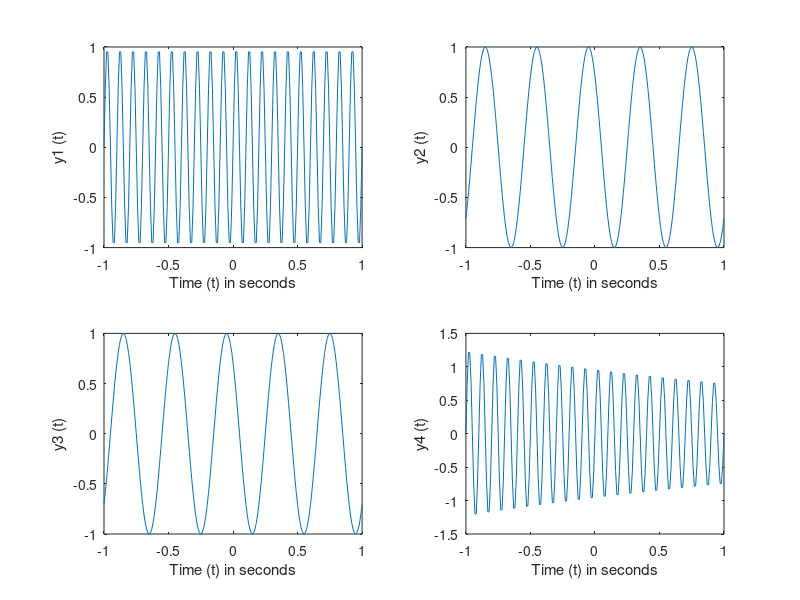

The MATLAB script that drew this image: (Note: this script raises an error after producing the figure.)
a = 1+mod(147,3);
%%
% Q1)
subplot(2,2,1);
t = -1:0.01:1;
y1 = sin(20*pi*a*t);
plot(t, y1)
xlabel('Time (t) in seconds')
ylabel('y1 (t)')


subplot(2,2,2);
t = -1:0.01:1;
y2 = cos(5*pi*a*t + (pi/4));
plot(t, y2)
xlabel('Time (t) in seconds')
ylabel('y2 (t)')


subplot(2,2,3);
y3 = exp(-2*a*t);
plot(t, y2)
xlabel('Time (t) in seconds')
ylabel('y3 (t)')

subplot(2,2,4);
y4 = exp(-0.25*a*t) .* sin(20*pi*t);
plot(t, y4)
xlabel('Time (t) in seconds')
ylabel('y4 (t)')
%%
%Q2)
t = -5:0.01:5;
subplot(2,2,1);
x = inline('exp(-1*t)','t');
plot(t,x(t));
xlabel('Time (t) in seconds')
ylabel('x(t)')
subplot(2,2,2);
y1 = inline('x(-t)','x','t');
plot(t,y1(x,t));
xlabel('Time (t) in seconds')
ylabel('x(-t)')
subplot(2,2,3);
y2 = inline('x(t-(1.5))','x','t');
plot(t,y2(x,t));
xlabel('Time (t) in seconds')
ylabel('x(t-(1.5))')
subplot(2,2,4);
y3 = inline('x(2*t)','x','t');
plot(t,y3(x,t));
xlabel('Time (t) in seconds')
ylabel('x(2*t)')



%%
%Q3)

%1)
ECG_data = importdata('ECG_Data.txt');
figure;
plot(ECG_data);
xlabel('Samples')
ylabel('ECG Data')
%%
%2)
figure;
Jan = importdata('RainFallIndia_Jan.txt');
Jul = importdata('RainFallIndia_July.txt');
bins = 20;
h1 = histogram(Jan,bins);
hold on
h2 = histogram(Jul,bins);
legend();
xlabel('Rainfall values')
ylabel('Number of samples')
%%

%3)
[y,Fs] = audioread('Track001.wav');
sound(y,Fs);
%%
%Q4)
filename = 'speech.wav'; 
% Replace with the actual sampling frequency
% Read the speech signal
[s, Fs_s] = audioread(filename);

F=250;
y=s.*cos(2*pi*F/Fs_s);
sound(y,Fs_s);
n=0:length(s)-1;
subplot(4,1,1)
plot(n,s)
subplot(4,1,2)
plot(n,y)


S=fft(s);
Y=fft(y);
subplot(4,1,3)
plot(S,Y)
subplot(4,1,4)
corr=xcorr(s,y);
plot(corr)

subplot(4,1,1)
title("speech signal")
subplot(4,1,2)
title("speech signal*cos")
ax = gca;
chart = ax.Children(1);
datatip(chart,8321,-0.01403);
subplot(4,1,3)
title("fft of speech signal")
subplot(4,1,4)
title("correlation of speech signal and speech signal*cos")

%%
%Q5)
t = [0:0.001:5];
y1 = sin(2*pi*200*a*t);
y2 = sin(2*pi*220*a*t);
y3 = [y1,y2];
sound(y3,10000)
%%
%Q6)
s1 = sin(2*pi*240.00*t);
s2 = sin(2*pi*270.00*t);
s3 = sin(2*pi*300.00*t);
s4 = sin(2*pi*320.00*t);
s5 = sin(2*pi*360.00*t);
s6 = sin(2*pi*400.00*t);
s7 = sin(2*pi*450.00*t);
s8 = sin(2*pi*480.00*t);
s = [s1,s2,s3,s4,s5,s6,s7,s8];
sound(s,7000)
%%
%Q7)
[track1,Fs] = audioread("Track001.wav");
conv1 = importdata("ConvFile1.txt");
convolved_data = conv(track1,conv1);
audiowrite("Convolved_track_1.wav",convolved_data,44100);
new_wav_data = audioread("Convolved_track_1.wav");
sound(new_wav_data,44100)
%Since the frequencies audible seem to be only those in the higher end in
%the convolved track, the guess would be that the given filter is a high
%pass filter.
%%